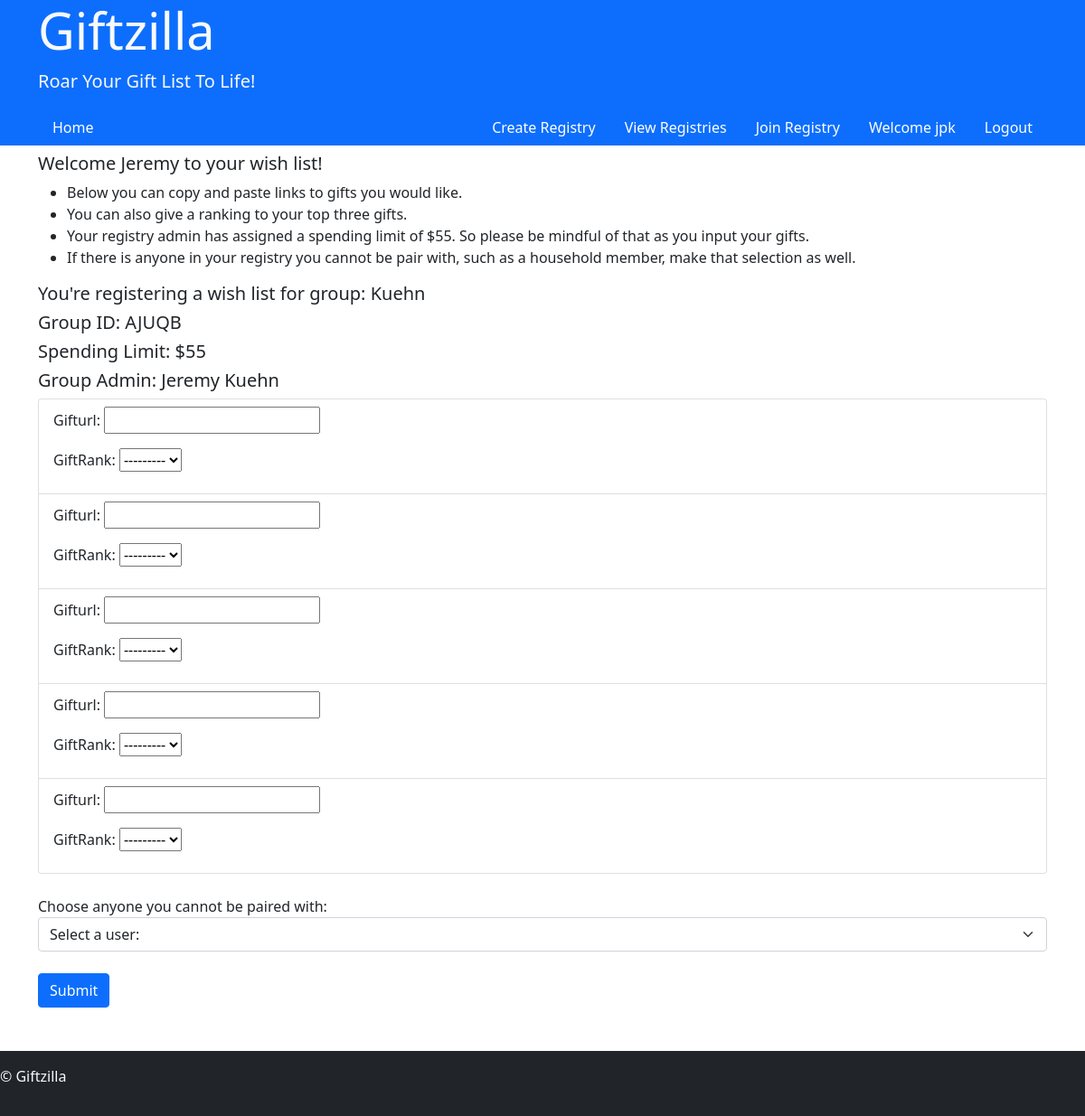
Screenshot of /user/AJUQB/1/userGifts (signed in) with the database file from the repository.
### register/models.py (models this page shows, shortened)
class User(AbstractUser):
    groups = models.ManyToManyField(
        'auth.Group',
        related_name='web_users',
        blank=True,
        help_text='The groups this user belongs to. A user will get all permissions granted to each of their groups.',
        verbose_name='groups',
    )
    user_permissions = models.ManyToManyField(
        'auth.Permission',
        related_name='web_users',
        blank=True,
        help_text='Specific permissions for this user.',
        verbose_name='user permissions',
    )

### user/models.py (models this page shows, shortened)
class Registry(models.Model):
    regPin = models.CharField(max_length=5)
    admin = models.ForeignKey(User, on_delete=models.CASCADE)
    regName = models.CharField(max_length=25, verbose_name="Registry Group Name:")
    urlNumCap = models.IntegerField(default=5, verbose_name="Max Number Of Gift Request:", blank=True, null=True)
    spendLimit = models.IntegerField(blank=True, null=True, verbose_name="Max Spending Limit:")
    notes = models.TextField(blank=True, null=True, verbose_name="Notes")
    regGroupCap = models.IntegerField(blank=True, null=True, verbose_name="Max Number of Group Participants:")

### user/views.py (the view, shortened to what this page needs)
# urls.py: path("<str:groupPin>/<int:userID>/userGifts", views.userGifts, name="userGifts")
@login_required
def userGifts(request, groupPin, userID):
    if userID != request.user.id:
        return render(request, "index/404.html")
    else:
        groupReg = Registry.objects.get(regPin=groupPin)
        user = User.objects.get(id=userID)
        urlCap = groupReg.urlNumCap
        regUsers = giftGroups.objects.filter(groupPin=groupPin)
        giftForms = []
        for i in range(urlCap):
            giftForms.append(giftForm(prefix=f'gift_form_{i}'))
        noForm = noGiveForm()
        noForm.fields['noGift'].queryset = regUsers
        return render(request, "user/usergifts.html", {
            "groupReg": groupReg,
            "user": user,
            "giftForms": giftForms,
            "regUsers": regUsers,
            "noGiveForm": noForm
        })

### user/forms.py
class noGiveForm(ModelForm):
    class Meta:
        model = noGive
        fields = "__all__"
        exclude = ["user"]

### giftzilla/templates/user/usergifts.html (shortened to what this page needs)
{% extends 'layout.html' %}
{% block body %}
<div class="container">
    <h5>Welcome {{ user.first_name }} to your wish list!</h5>
    <ul>
        <li>Below you can copy and paste links to gifts you would like.</li>
        <li>You can also give a ranking to your top three gifts.</li>
        <li>Your registry admin has assigned a spending limit of ${{ groupReg.spendLimit }}. So please be mindful of that as you input your gifts.</li>
        <li>If there is anyone in your registry you cannot be pair with, such as a household member, make that selection as well.</li>
    </ul>
</div>
<div class="container">
    <h5>You're registering a wish list for group: {{ groupReg.regName }}</h5>
    <h5>Group ID: {{ groupReg.regPin }}</h5>
    <h5>Spending Limit: ${{ groupReg.spendLimit }}</h5>
    <h5>Group Admin: {{ groupReg.admin.first_name }} {{ groupReg.admin.last_name }}</h5>
    <form method="post">
        <ul class="list-group">
            {% for form in giftForms %}
                <li class="list-group-item">
                    {{ form.as_p }}
                </li>
            {% endfor %}
        </ul>
        <br>
            <label for="user_dropdown">Choose anyone you cannot be paired with:</label>
            <select name="user_dropdown" id="user_dropdown" class="form-select">
            <option value="" selected disabled>Select a user:</option>
            </select>
        <br>
        <button type="submit" class="btn btn-primary">Submit</button>
    </form>
</div>
{% endblock %}

### giftzilla/templates/layout.html (shortened to what this page needs)
<!DOCTYPE html>
<html lang="en">
<head>
    <link href="https://cdn.jsdelivr.net/npm/bootstrap@5.0.2/dist/css/bootstrap.min.css" rel="stylesheet">
</head>
<body>
    <header class="bg-primary text-light">
        <div class="container">
            <h1 class="display-4">Giftzilla</h1>
            <p class="lead">Roar Your Gift List To Life!</p>
            <nav class="d-flex justify-content-between align-items-center">
                <ul class="nav">
                    <li class="nav-item"><a class="nav-link" href="{% url 'index:home' %}">Home</a></li>
                </ul>
                <div>
                    {% if user.is_authenticated %}
                        <ul class="nav">
                            <li class="nav-item"><a class="nav-link" href="{% url 'user:createRegistry' %}">Create Registry</a></li>
                            <li class="nav-item"><a class="nav-link" href="{% url 'user:viewReg' userID=user.id %}">View Registries</a></li>
                            <li class="nav-item"><a class="nav-link" href="{% url 'user:regJoin' userID=user.id %}">Join Registry</a></li>
                            <li class="nav-item">
                                <a class="nav-link" href="{% url 'register:profileView' userID=user.id %}">Welcome {{ user.username }}</a>
                            </li>
                            <li class="nav-item">
                                <a class="nav-link" href="{% url 'register:logout' %}">Logout</a>
                            </li>
                        </ul>
                    {% endif %}
                </div>
            </nav>
        </div>
    </header>
   {% block body %}
   {% endblock %}
    <footer class="bg-dark text-light mt-5 py-3">
        <p>&copy; Giftzilla</p>
    </footer>
</body>
</html>

### giftzilla/templates/layout.html (style rules this page uses)
.nav-link { color: white; }

### rows the page displays
User: username "jpk", first_name "Jeremy"
Registry: spendLimit "55", regName "Kuehn", regPin "AJUQB", admin.first_name "Jeremy", admin.last_name "Kuehn"
